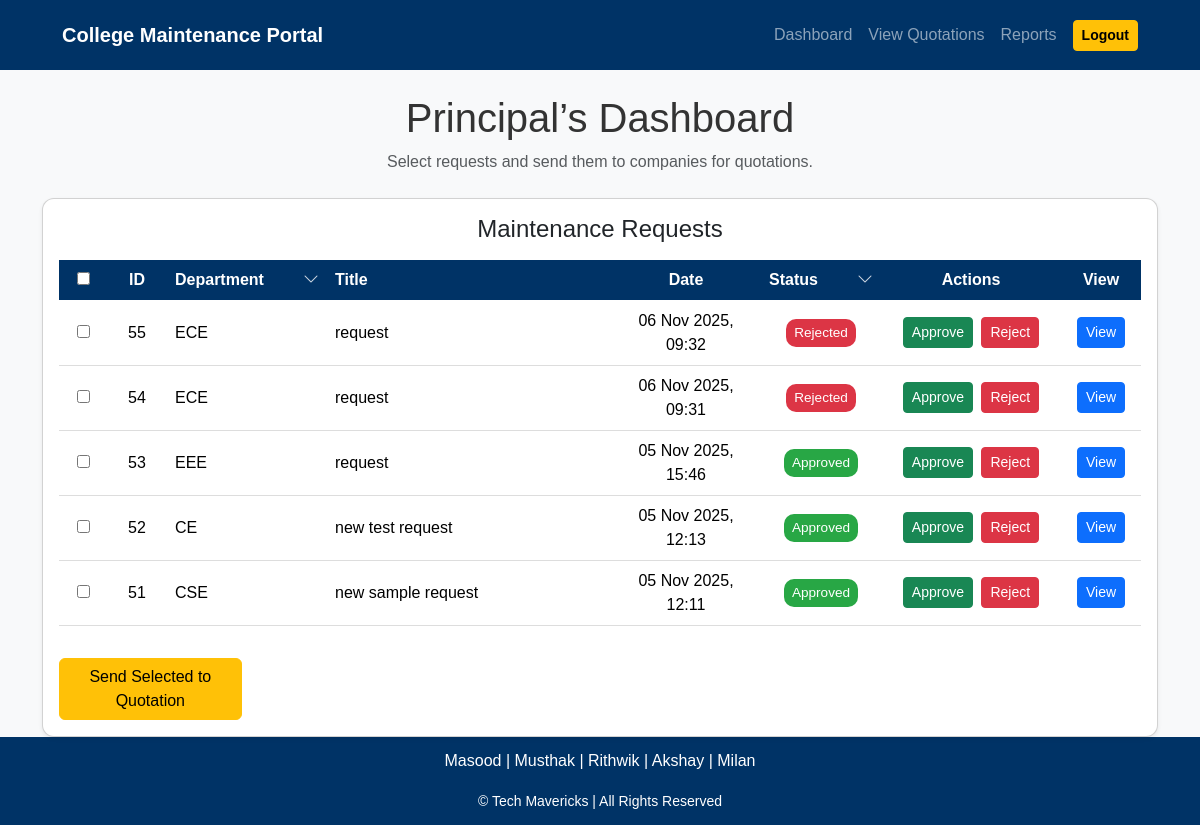
The app's page /admin-dashboard/ (signed in), older data.
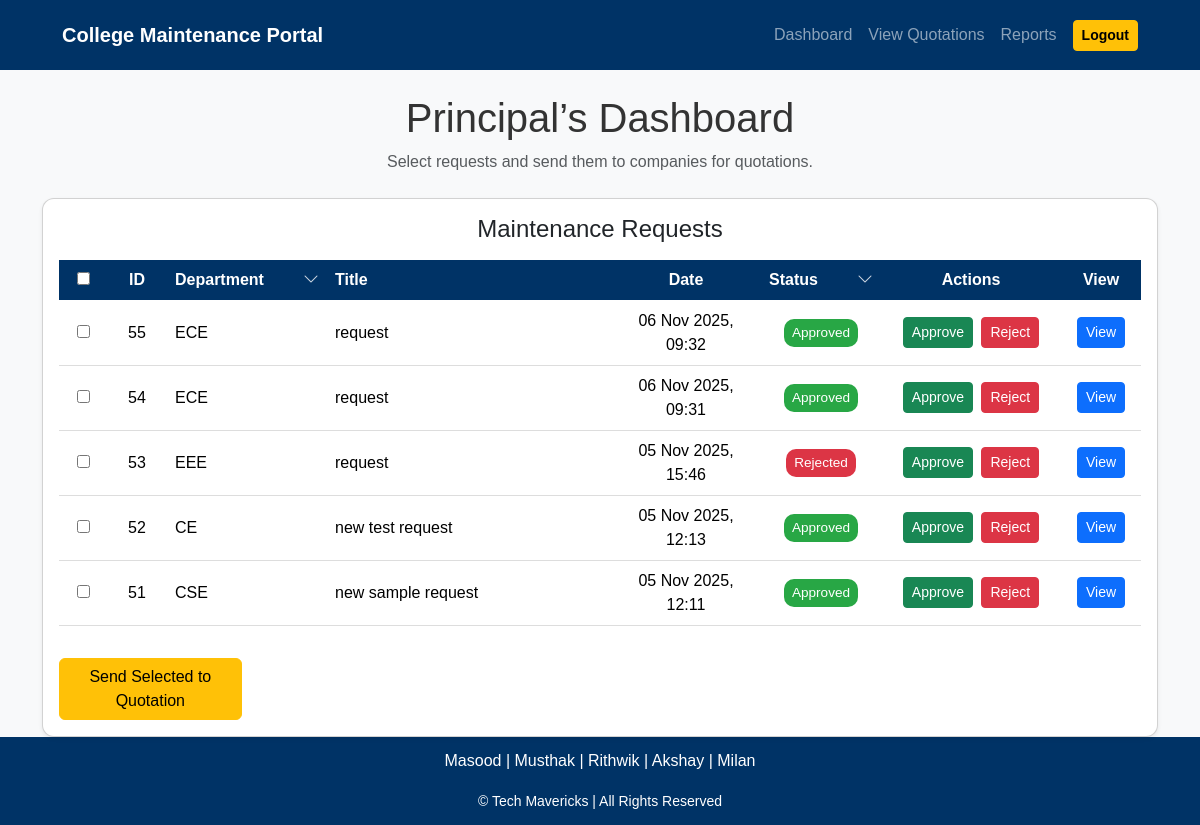
The same page, newer data.
### maintenance_app/models.py (models this page shows, shortened)
class MaintenanceRequest(models.Model):
    STATUS_CHOICES = [('Pending','Pending'),('Approved','Approved'),('Rejected','Rejected'),('Completed','Completed'),]
    hod = models.ForeignKey(User, on_delete=models.CASCADE)
    branch = models.CharField(max_length=100)
    title = models.CharField(max_length=150)
    lab_name = models.CharField(max_length=100)
    description = models.TextField()
    date_submitted = models.DateTimeField(auto_now_add=True)
    status = models.CharField(max_length=20, choices=STATUS_CHOICES, default='Pending')
    admin_remark = models.TextField(blank=True, null=True)
    updated_at = models.DateTimeField(auto_now=True)
    selected_items = models.TextField(blank=True, null=True)
    total_amount = models.DecimalField(max_digits=12, decimal_places=2, default=0.00)

### maintenance_app/views.py (the view)
# urls.py: path('admin-dashboard/', views.admin_dashboard, name='admin_dashboard'),
@never_cache
@login_required
@user_passes_test(is_admin)
def admin_dashboard(request):
    status_filter = request.GET.get('status') or ''
    department_filter = request.GET.get('department') or ''
    requests_qs = MaintenanceRequest.objects.order_by('-date_submitted')
    if status_filter:
        requests_qs = requests_qs.filter(status=status_filter)
    if department_filter:
        requests_qs = requests_qs.filter(branch=department_filter)
    total = MaintenanceRequest.objects.count()
    pending = MaintenanceRequest.objects.filter(status='Pending').count()
    approved = MaintenanceRequest.objects.filter(status='Approved').count()
    rejected = MaintenanceRequest.objects.filter(status='Rejected').count()
    departments = list(MaintenanceRequest.objects.values_list('branch', flat=True).distinct().order_by('branch'))
    context = {
        'requests': requests_qs,
        'total': total,
        'pending': pending,
        'approved': approved,
        'rejected': rejected,
        'departments': departments,
        'status_filter': status_filter,
        'department_filter': department_filter,
    }
    return render(request, 'admin_dashboard.html', context)

### maintenance_app/views.py (called while the page is built)
def is_admin(user):
    try:
        return user.profile.role in ['ADMIN', 'PRINCIPAL']
    except Exception:
        return user.is_superuser

### maintenance_app/templates/admin_dashboard.html (shortened to what the changed rows need)
{% load static %}
<!doctype html>
<html lang="en">
<head>
  <link href="https://cdn.jsdelivr.net/npm/bootstrap@5.3.2/dist/css/bootstrap.min.css" rel="stylesheet">
  <link rel="stylesheet" href="https://cdn.jsdelivr.net/npm/bootstrap-icons@1.11.1/font/bootstrap-icons.css">
  <link rel="stylesheet" href="{% static 'css/admin.css' %}">
</head>
<body>
  <main class="container mt-4">
    <h1 class="text-center mb-2">Principal’s Dashboard</h1>
    <div class="card p-3 shadow-sm">
      {% if requests %}
      <div class="table-responsive fixed-height">
        <table class="table table-hover align-middle text-center" id="requestTable">
          <thead class="maintenance-table-header">
            <tr>
              <th style="width:48px"><input id="selectAll" type="checkbox"></th>
              <th style="width:60px">ID</th>
              <th class="position-relative" style="width:160px; text-align:left;">
                <div style="display:flex;align-items:center;justify-content:space-between;">
                  <span>Department</span>
                  <i class="bi bi-chevron-down filter-icon" id="colDeptIcon" title="Filter Department"></i>
                </div>
              </th>
              <th style="text-align:left">Title</th>
              <th style="width:150px">Date</th>
              <th class="position-relative" style="width:120px;">
                <div style="display:flex;align-items:center;justify-content:space-between;">
                  <span>Status</span>
                  <i class="bi bi-chevron-down filter-icon" id="colStatusIcon" title="Filter Status"></i>
                </div>
              </th>
              <th style="width:180px">Actions</th>
              <th style="width:80px">View</th>
            </tr>
          </thead>
          <tbody>
            {% for r in requests %}
            <tr>
              <td><input class="req-checkbox" data-id="{{ r.id }}" type="checkbox" value="{{ r.id }}"></td>
              <td>{{ r.id }}</td>
              <td class="dept-cell text-start">{{ r.branch }}</td>
              <td class="text-start">{{ r.title }}</td>
              <td>{{ r.date_submitted|date:"d M Y, H:i" }}</td>
              <td class="status-cell"><span class="status {{ r.status }}">{{ r.status }}</span></td>
              <td>
                <form method="post" action="{% url 'approve_request' r.id %}" class="d-inline ajax-form">{% csrf_token %}
                  <button type="submit" class="btn btn-success btn-sm">Approve</button>
                </form>
                <form method="post" action="{% url 'reject_request' r.id %}" class="d-inline ms-1 ajax-form">{% csrf_token %}
                  <button type="submit" class="btn btn-danger btn-sm">Reject</button>
                </form>
              </td>
              <td><a class="btn btn-primary btn-sm" href="{% url 'request_detail' r.id %}">View</a></td>
            </tr>
            {% endfor %}
          </tbody>
        </table>
      </div>
      {% else %}
      <p class="text-center text-muted my-4">No maintenance requests available.</p>
      {% endif %}
    </div>
  </main>
</body>
</html>

Row changes from the older to the newer data that the page shows:
changed MaintenanceRequest "06 Nov 2025, 09:32": status "Rejected" → "Approved"
changed MaintenanceRequest "06 Nov 2025, 09:31": status "Rejected" → "Approved"
changed MaintenanceRequest "EEE": status "Approved" → "Rejected"
